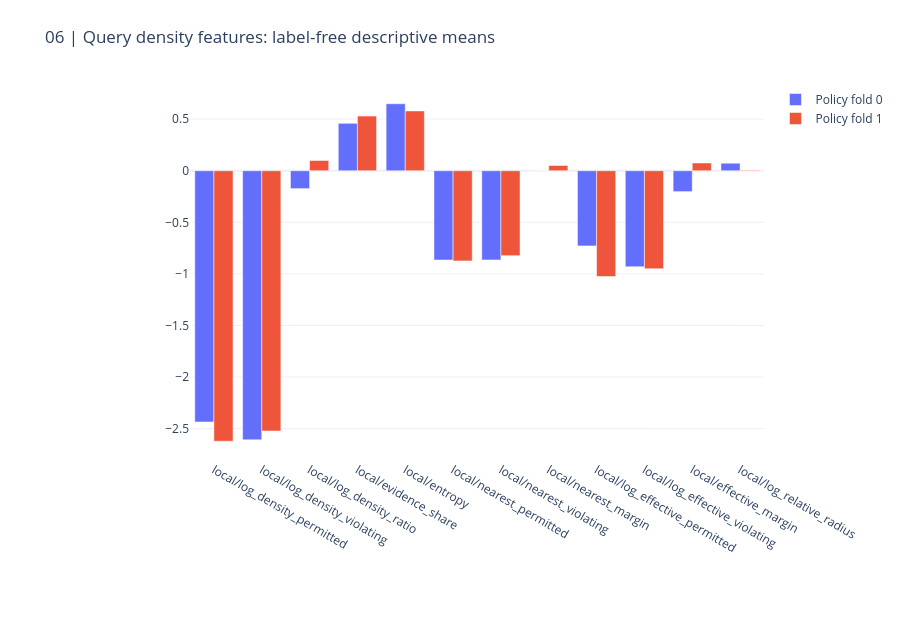

The notebook cell this image was saved under:
### Markdown cell above
## 3. Local affinity evidence

Distances are scaled by the local reference and query radii. Class mean affinities, class contrasts, entropy and effective-support fractions describe how much conflicting evidence surrounds the comment. These quantities are not asserted to be calibrated probabilities.

### Code cell
CHARTS[5].show(renderer="plotly_mimetype")
print("Features are constructed without evaluation labels.")

### Figure 1 — Plotly figure (JSON) as saved in the notebook; plotly's stock layout.template omitted (floating-point values rounded to 4 significant figures)
{"data": [{"name": "Policy fold 0", "type": "bar", "x": ["local/log_density_permitted", "local/log_density_violating", "local/log_density_ratio", "local/evidence_share", "local/entropy", "local/nearest_permitted", "local/nearest_violating", "local/nearest_margin", "local/log_effective_permitted", "local/log_effective_violating", "local/effective_margin", "local/log_relative_radius"], "y": [-2.436, -2.609, -0.1733, 0.4599, 0.6494, -0.8657, -0.8648, 0.0009766, -0.7285, -0.931, -0.2026, 0.07299]}, {"name": "Policy fold 1", "type": "bar", "x": ["local/log_density_permitted", "local/log_density_violating", "local/log_density_ratio", "local/evidence_share", "local/entropy", "local/nearest_permitted", "local/nearest_violating", "local/nearest_margin", "local/log_effective_permitted", "local/log_effective_violating", "local/effective_margin", "local/log_relative_radius"], "y": [-2.623, -2.523, 0.09932, 0.5295, 0.5798, -0.8739, -0.823, 0.05093, -1.025, -0.9501, 0.07527, 0.005533]}], "layout": {"height": 620, "margin": {"b": 160, "l": 190, "r": 35, "t": 85}, "title": {"text": "06 | Query density features: label-free descriptive means"}, "xaxis": {"automargin": true}, "yaxis": {"automargin": true}}}
